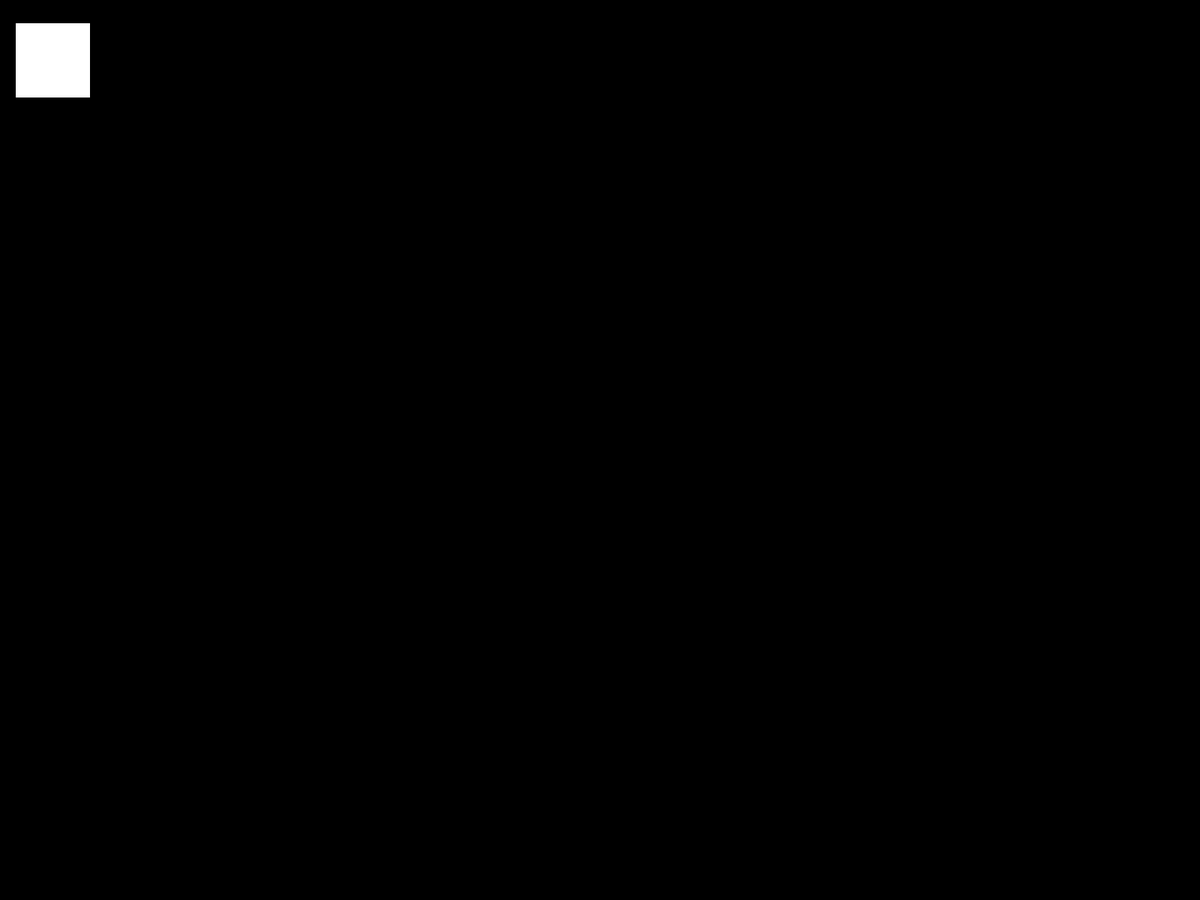
Frame 1 (no input)
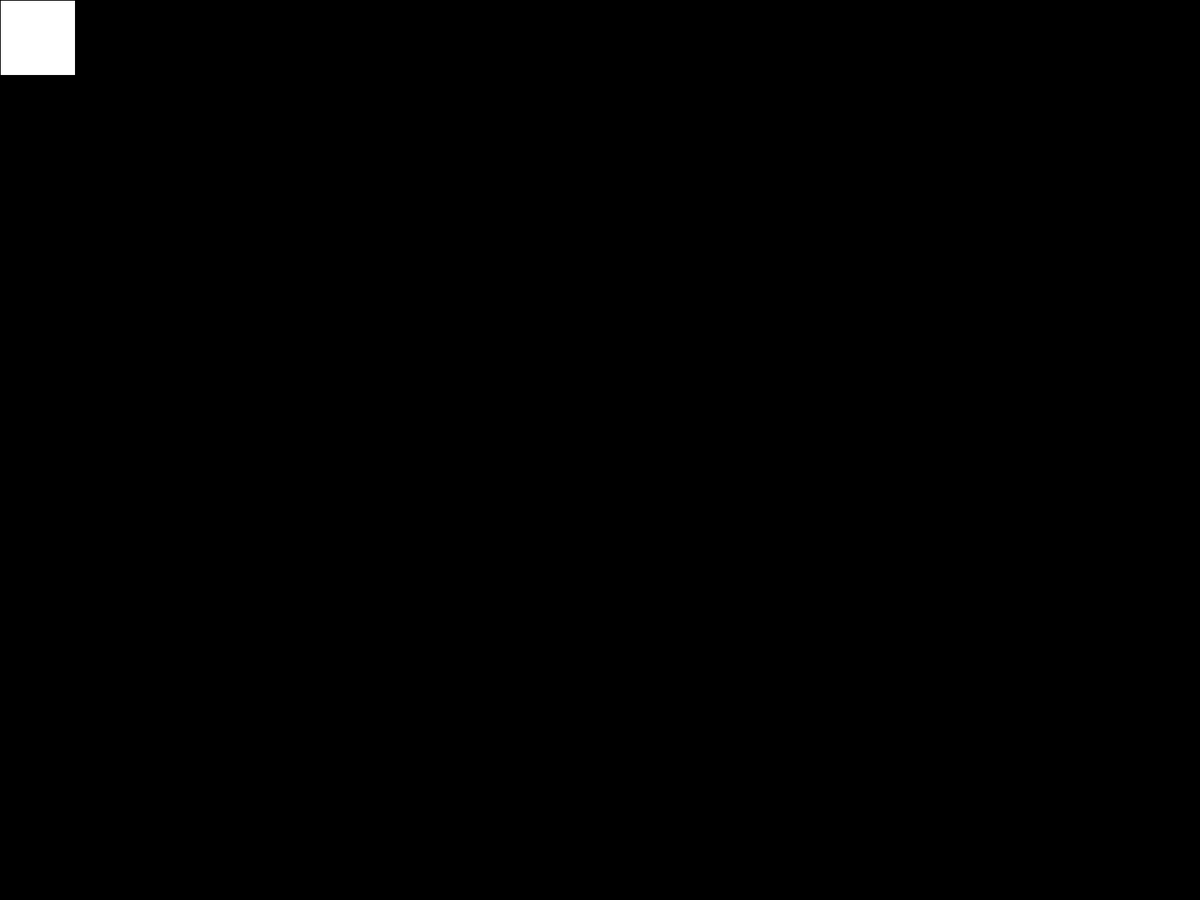
Frame 60 (the mouse pressed at the canvas centre just before this capture)
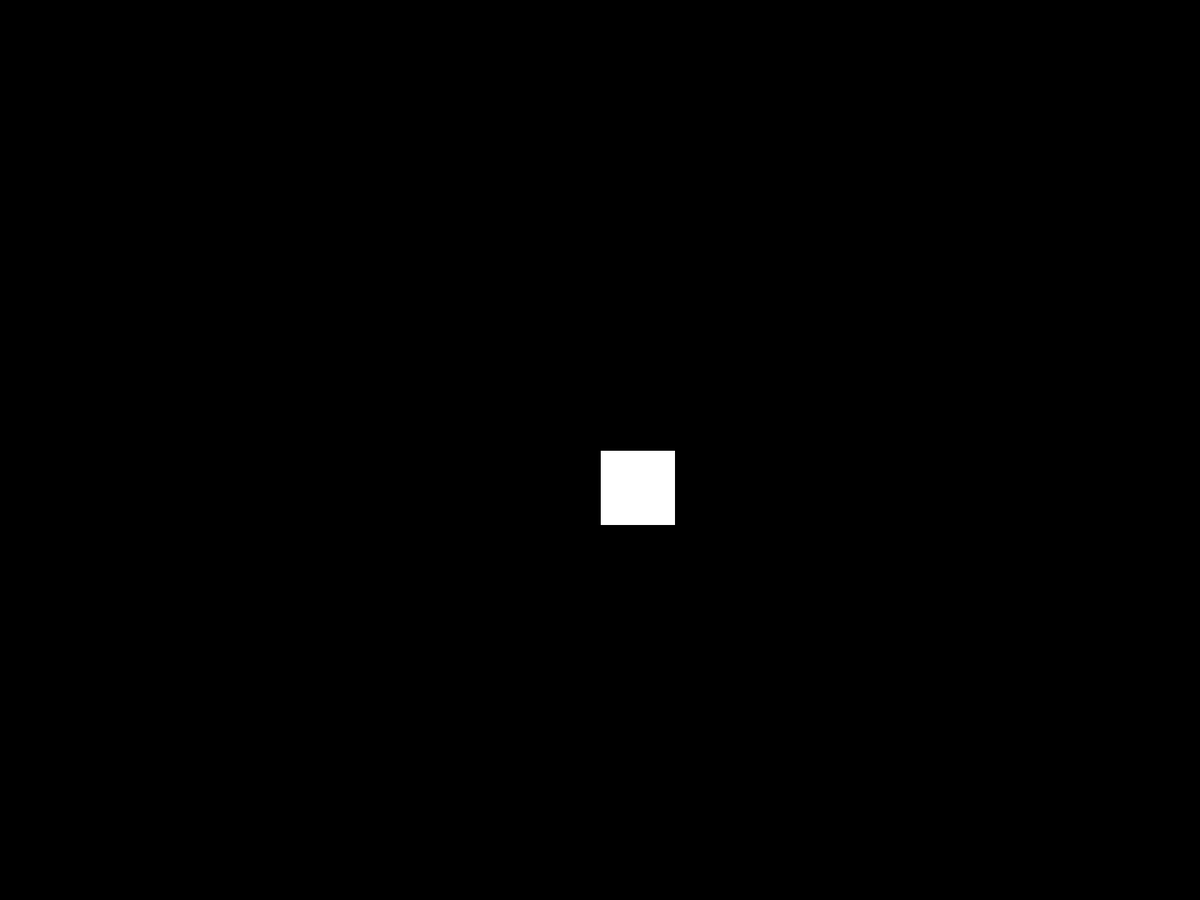
Frame 120 (the mouse held since frame 60 and released just before this capture)

The Processing sketch that drew these frames (run headless with seeded random() and noise(); from frame 60 on, the mouse is pressed at the canvas centre):

// Processing sketch: objectThingy
// ── objectThingy.pde
Thingy thing = new Thingy(20, 30);

void setup(){
  fullScreen();
  frameRate(60);
}

void draw() {
  background(0);
  
  thing.show();
  thing.move();
}

// ── Thingy.pde
class Thingy {
  int xLocation, yLocation;
  int length = 100;
  int width = 100;
  
  Thingy (int x, int y)
  {
    xLocation = x;
    yLocation = y;
  }
  
  void show() {
    rect(xLocation, yLocation, length, width); 
  }
  
  void move() {
    xLocation = mouseX;
    yLocation = mouseY;
  }
}
